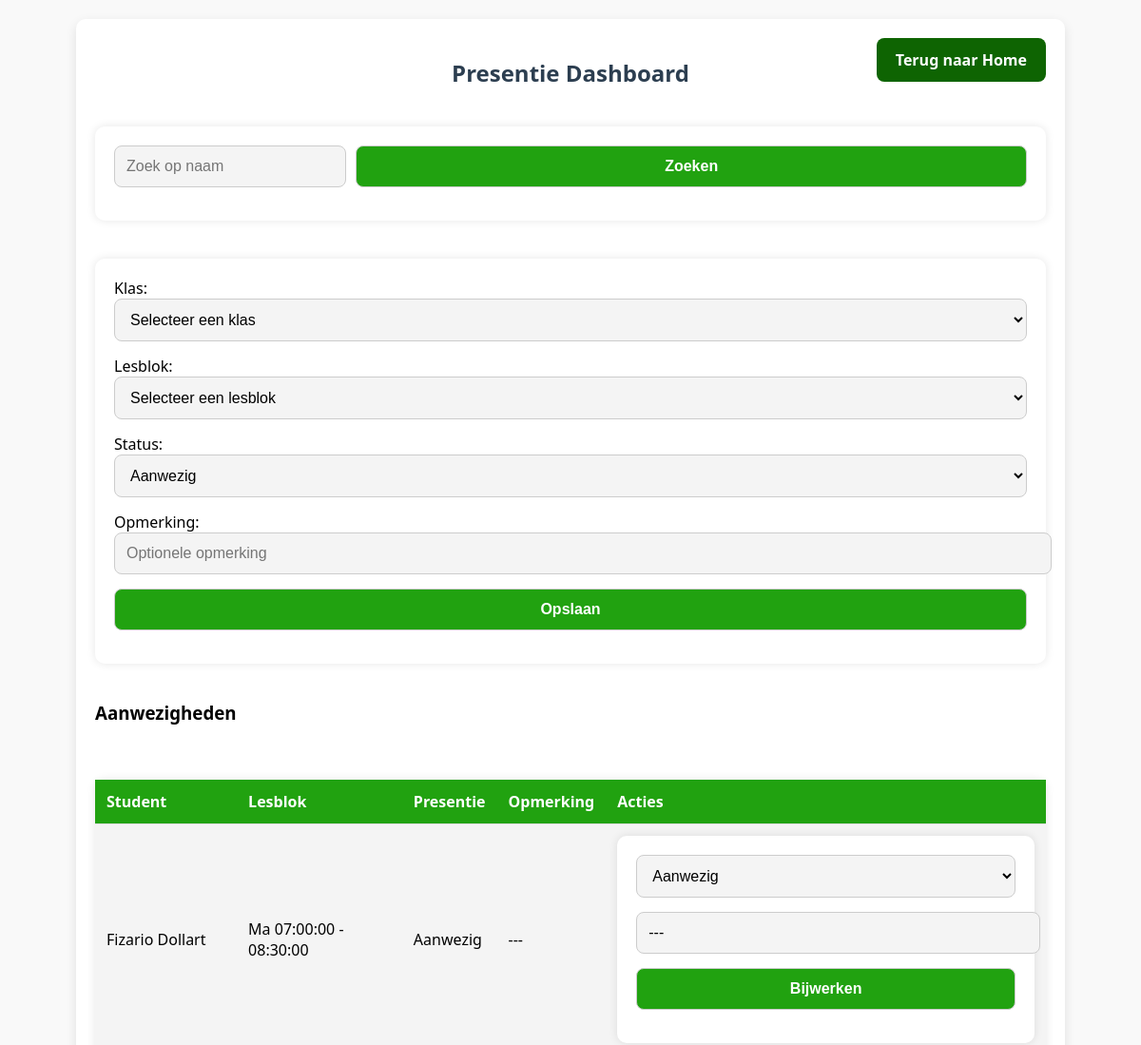
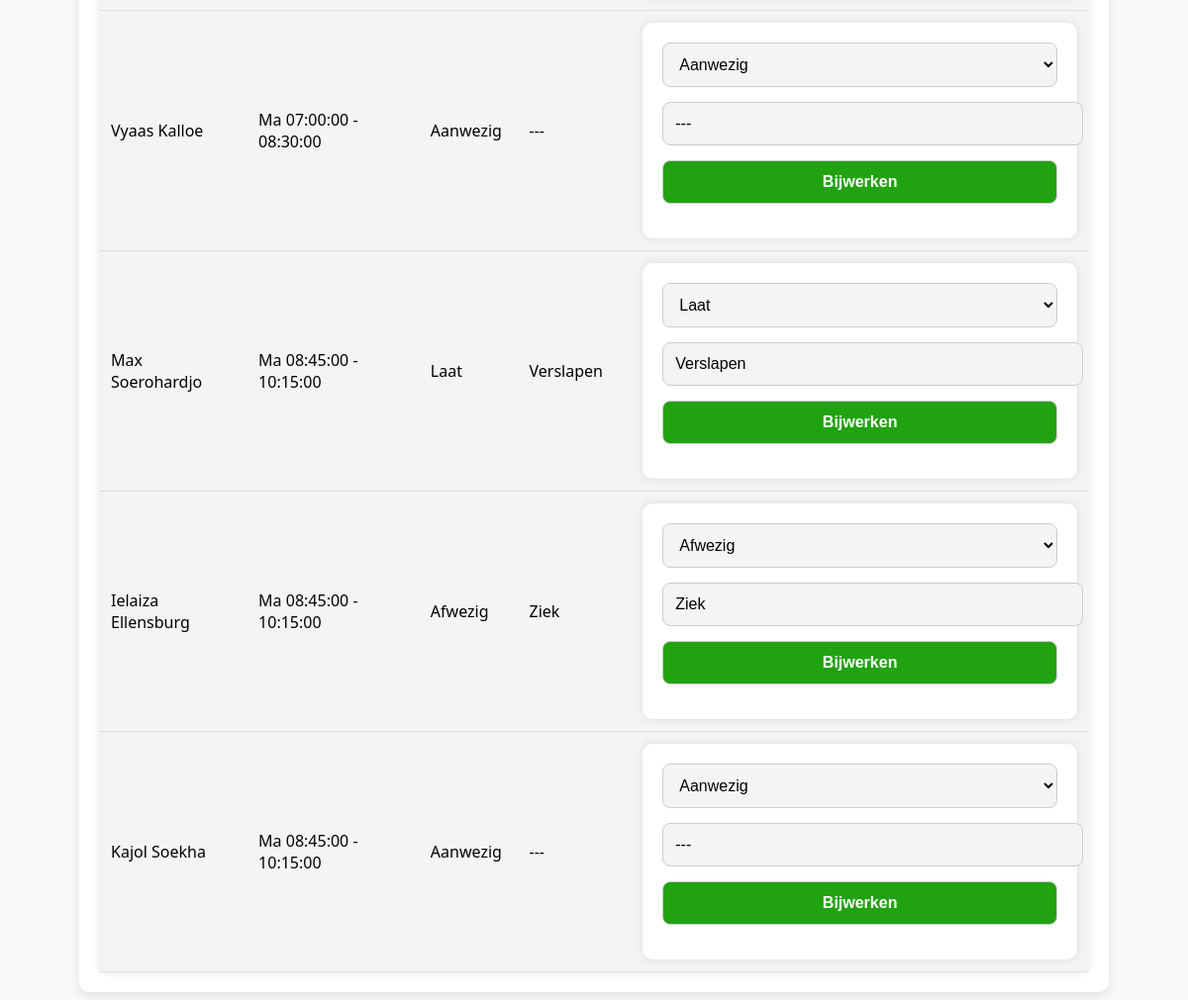
/presentielijst.php, run on the app's committed database (2 pictures, top to bottom).
### tables this page shows
CREATE TABLE `aanwezigheid` (
  `aanwezigheid_id` int NOT NULL,
  `student_id` int DEFAULT NULL,
  `lesblok_id` int DEFAULT NULL,
  `klas_id` int DEFAULT NULL,
  `presentie_code` enum('Aanwezig','Afwezig','Laat','Laatbrief','Vrijstelling') NOT NULL,
  `opmerking` varchar(255) DEFAULT NULL,
  `aanwezigheid_date` date DEFAULT NULL
);

CREATE TABLE `studenten` (
  `student_id` int NOT NULL,
  `voornaam` varchar(50) NOT NULL,
  `achternaam` varchar(50) NOT NULL,
  `geboortedatum` date DEFAULT NULL,
  `email` varchar(100) DEFAULT NULL,
  `adres` text,
  `geslacht` varchar(10) DEFAULT NULL,
  `status` enum('actief','deactief') DEFAULT NULL,
  `telefoon` varchar(15) NOT NULL,
  `wachtwoord` varchar(255) NOT NULL,
  `reset_token` varchar(255) DEFAULT NULL
);

CREATE TABLE `lesblok` (
  `lesblok_id` int NOT NULL,
  `periode_id` int DEFAULT NULL,
  `dag` enum('Ma','Di','Wo','Do','Vr','Za','Zo') NOT NULL,
  `start` time NOT NULL,
  `eind` time NOT NULL
);

### presentielijst.php (the view, shortened to what this page needs)
<?php
$host = "localhost";
$user = "root";
$password = "";
$dbname = "wit";
$conn = new mysqli($host, $user, $password, $dbname);
$aanwezigheden_query = "SELECT a.*, s.voornaam, s.achternaam, l.dag, l.start, l.eind, k.naam AS klas_naam
                        FROM Aanwezigheid a
                        JOIN Studenten s ON a.student_id = s.student_id
                        JOIN Lesblok l ON a.lesblok_id = l.lesblok_id
                        JOIN klas k ON a.klas_id = k.klas_id
                        ORDER BY l.dag, l.start";
if (isset($_POST['zoekterm'])) {
    $zoekterm = sanitizeInput($_POST['zoekterm']);
    $aanwezigheden_query = "SELECT a.*, s.voornaam, s.achternaam, l.dag, l.start, l.eind, k.naam AS klas_naam
                            FROM Aanwezigheid a
                            JOIN Studenten s ON a.student_id = s.student_id
                            JOIN Lesblok l ON a.lesblok_id = l.lesblok_id
                            JOIN klas k ON a.klas_id = k.klas_id
                            WHERE s.voornaam LIKE ? OR s.achternaam LIKE ? OR k.naam LIKE ?
                            ORDER BY l.dag, l.start";
    $stmt = $conn->prepare($aanwezigheden_query);
    $like_term = "%" . $zoekterm . "%";
    $stmt->bind_param("sss", $like_term, $like_term, $like_term);
    $stmt->execute();
    $result = $stmt->get_result();
} else {
    $result = $conn->query($aanwezigheden_query);
}
?>
<!DOCTYPE html>
<html lang="nl">
<head>
</head>
<body>
<div class="container">
    <h2>Presentie Dashboard</h2>
    <a href="docent.dashboard.html" class="home-btn">Terug naar Home</a>
    <form method="post" class="search-bar">
        <input type="text" name="zoekterm" placeholder="Zoek op naam" value="<?= isset($zoekterm) ? $zoekterm : '' ?>">
        <button type="submit">Zoeken</button>
    </form>
    <form method="post">
        <div class="form-container">
            <label for="klas_id">Klas:</label>
            <select name="klas_id" id="klas_id" required onchange="this.form.submit()">
                <option value="">Selecteer een klas</option>
            </select>
            <label for="lesblok_id">Lesblok:</label>
            <select name="lesblok_id" required>
                <option value="">Selecteer een lesblok</option>
            </select>
        </div>
        <label for="presentie_code">Status:</label>
        <select name="presentie_code" required>
            <option value="Aanwezig">Aanwezig</option>
        </select>
        <label for="opmerking">Opmerking:</label>
        <input type="text" name="opmerking" placeholder="Optionele opmerking">
        <button type="submit" name="submit_presentie">Opslaan</button>
    </form>
    <h3>Aanwezigheden</h3>
    <table>
        <tr>
            <th>Student</th>
            <th>Lesblok</th>
            <th>Presentie</th>
            <th>Opmerking</th>
            <th>Acties</th>
        </tr>
        <?php while ($row = $result->fetch_assoc()) { ?>
            <tr>
                <td><?= $row['voornaam'] . " " . $row['achternaam'] ?></td>
                <td><?= $row['dag'] . " " . $row['start'] . " - " . $row['eind'] ?></td>
                <td class="status-<?= $row['presentie_code'] ?>"><?= $row['presentie_code'] ?></td>
                <td><?= $row['opmerking'] ?></td>
                <td>
                    <form method="post" action="">
                        <select name="presentie_code">
                            <option value="Aanwezig" <?= $row['presentie_code'] == 'Aanwezig' ? 'selected' : '' ?>>Aanwezig</option>
                            <option value="Afwezig" <?= $row['presentie_code'] == 'Afwezig' ? 'selected' : '' ?>>Afwezig</option>
                            <option value="Laat" <?= $row['presentie_code'] == 'Laat' ? 'selected' : '' ?>>Laat</option>
                        </select>
                        <input type="text" name="opmerking" value="<?= $row['opmerking'] ?>">
                        <button type="submit" name="submit_update">Bijwerken</button>
                    </form>
                </td>
            </tr>
        <?php } ?>
    </table>
</div>
</body>
</html>

### presentielijst.php (style rules this page uses)
body { font-family: 'Segoe UI', Tahoma, Geneva, Verdana, sans-serif; background: #f9f9f9; margin: 0; padding: 0; }
h2 { color: #2c3e50; text-align: center; margin-bottom: 20px; }
.container { display: flex; flex-direction: column; gap: 20px; padding: 20px; margin: 20px auto; max-width: 1000px; background-color: #fff; border-radius: 10px; box-shadow: 0px 4px 12px rgba(0, 0, 0, 0.1); backdrop-filter: blur(8px); transition: all 0.3s ease; }
.search-bar { display: flex; justify-content: center; margin-bottom: 20px; }
.search-bar input { width: 300px; margin-right: 10px; }
form, table { background: #ffffff; padding: 20px; border-radius: 10px; box-shadow: 0px 0px 10px rgba(0, 0, 0, 0.1); }
input, select, button { width: 100%; padding: 12px; margin-bottom: 15px; border: 1px solid #ccc; border-radius: 8px; font-size: 16px; background: #f4f4f4; transition: all 0.3s ease; }
button { background: hsl(113, 82%, 35%); color: white; cursor: pointer; font-weight: bold; transition: background 0.3s ease; }
table { width: 100%; border-collapse: collapse; margin-top: 20px; }
th, td { padding: 12px; text-align: left; border-bottom: 1px solid #ddd; }
th { background-color: hsl(113, 82%, 35%); color: white; font-weight: bold; }
td { background-color: #f4f4f4; }
.home-btn { position: fixed; top: 20px; right: 20px; background-color: #0e6402; color: white; padding: 12px 20px; text-align: center; border-radius: 8px; display: inline-block; text-decoration: none; font-weight: bold; transition: background-color 0.3s; }

### data on the page
aanwezigheid: student.voornaam "Fizario", student.achternaam "Dollart", lesblok.dag "Ma", lesblok.start "07:00:00", lesblok.eind "08:30:00", presentie_code "Aanwezig", opmerking "---"
aanwezigheid: student.voornaam "Vyaas", student.achternaam "Kalloe", lesblok.dag "Ma", lesblok.start "07:00:00", lesblok.eind "08:30:00", presentie_code "Aanwezig", opmerking "---"
aanwezigheid: student.voornaam "Max", student.achternaam "Soerohardjo", lesblok.dag "Ma", lesblok.start "08:45:00", lesblok.eind "10:15:00", presentie_code "Laat", opmerking "Verslapen"
aanwezigheid: student.voornaam "Ielaiza", student.achternaam "Ellensburg", lesblok.dag "Ma", lesblok.start "08:45:00", lesblok.eind "10:15:00", presentie_code "Afwezig", opmerking "Ziek"
aanwezigheid: student.voornaam "Kajol", student.achternaam "Soekha", lesblok.dag "Ma", lesblok.start "08:45:00", lesblok.eind "10:15:00", presentie_code "Aanwezig", opmerking "---"
